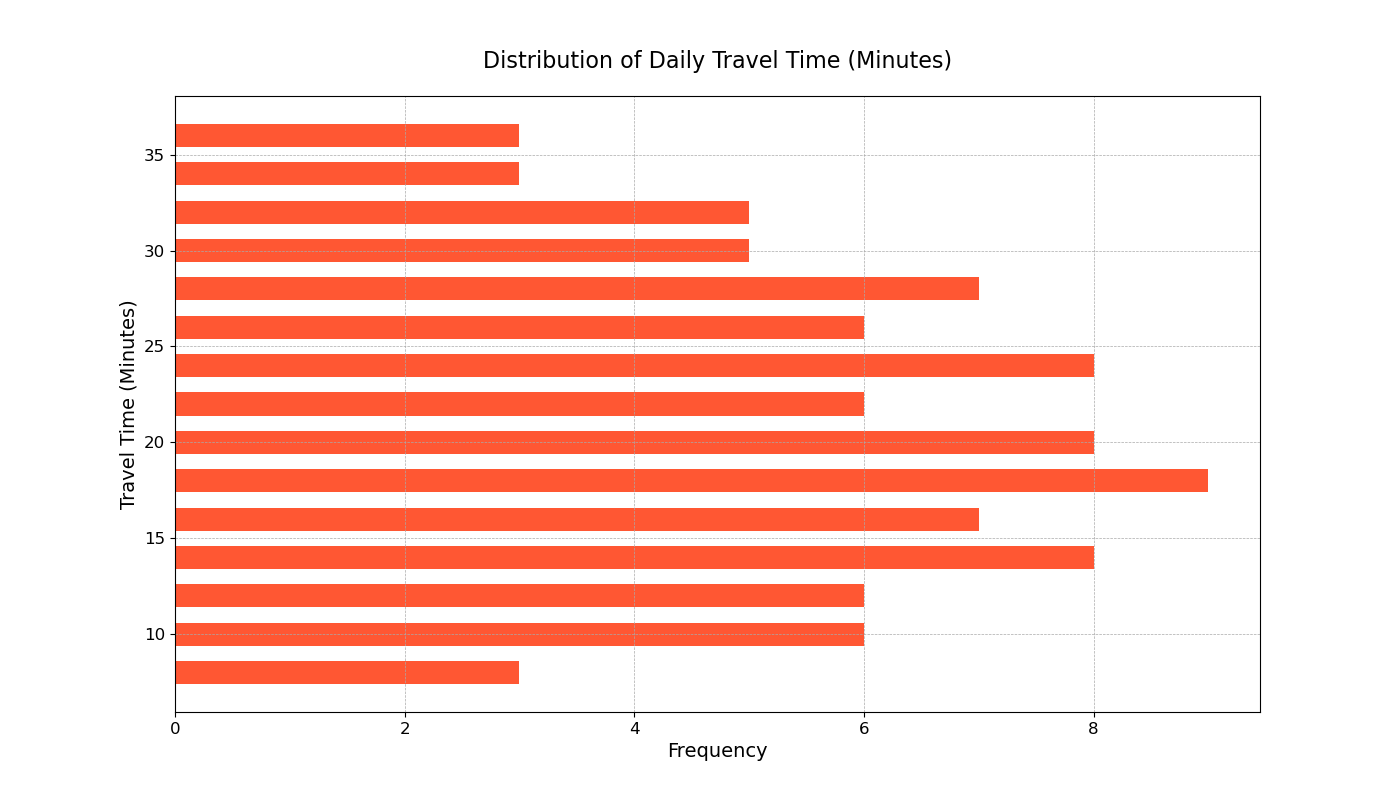

Reproduce this figure in Python.

import matplotlib.pyplot as plt
import numpy as np

travel_time = np.array([
    8, 10, 15, 9, 14, 18, 21, 16, 22, 27, 24, 19, 15, 11, 17, 23, 26, 20, 28, 32, 
    31, 29, 25, 21, 18, 16, 13, 12, 14, 17, 19, 22, 26, 30, 33, 29, 25, 21, 20, 15,
    13, 18, 24, 27, 31, 28, 25, 23, 19, 16, 12, 10, 8, 9, 11, 13, 17, 20, 23, 26, 
    29, 33, 35, 37, 31, 27, 24, 20, 18, 15, 13, 11, 9, 14, 17, 20, 23, 27, 30, 33, 
    36, 32, 28, 24, 21, 17, 14, 12, 10, 8
])

bin_width = 2
bins = np.arange(min(travel_time) - bin_width/2, max(travel_time) + bin_width/2, bin_width)

fig, ax = plt.subplots(figsize=(14, 8))
ax.hist(travel_time, bins=bins, orientation='horizontal', color='#FF5733', rwidth=0.6)

plt.title('Distribution of Daily Travel Time (Minutes)', fontsize=16, pad=20)
plt.xlabel('Frequency', fontsize=14)
plt.ylabel('Travel Time (Minutes)', fontsize=14)

plt.grid(True, linestyle='--', linewidth=0.5, color='#aaaaaa')

plt.xticks(fontsize=12)
plt.yticks(fontsize=12)

plt.show()
